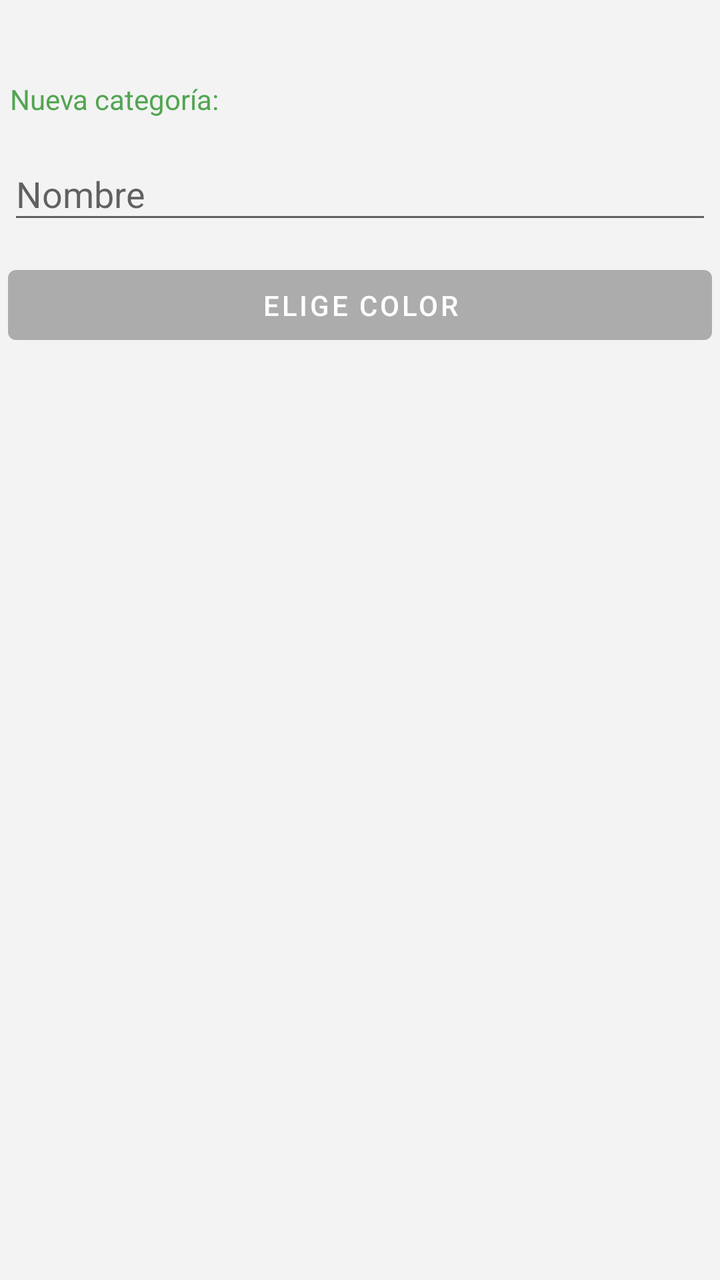
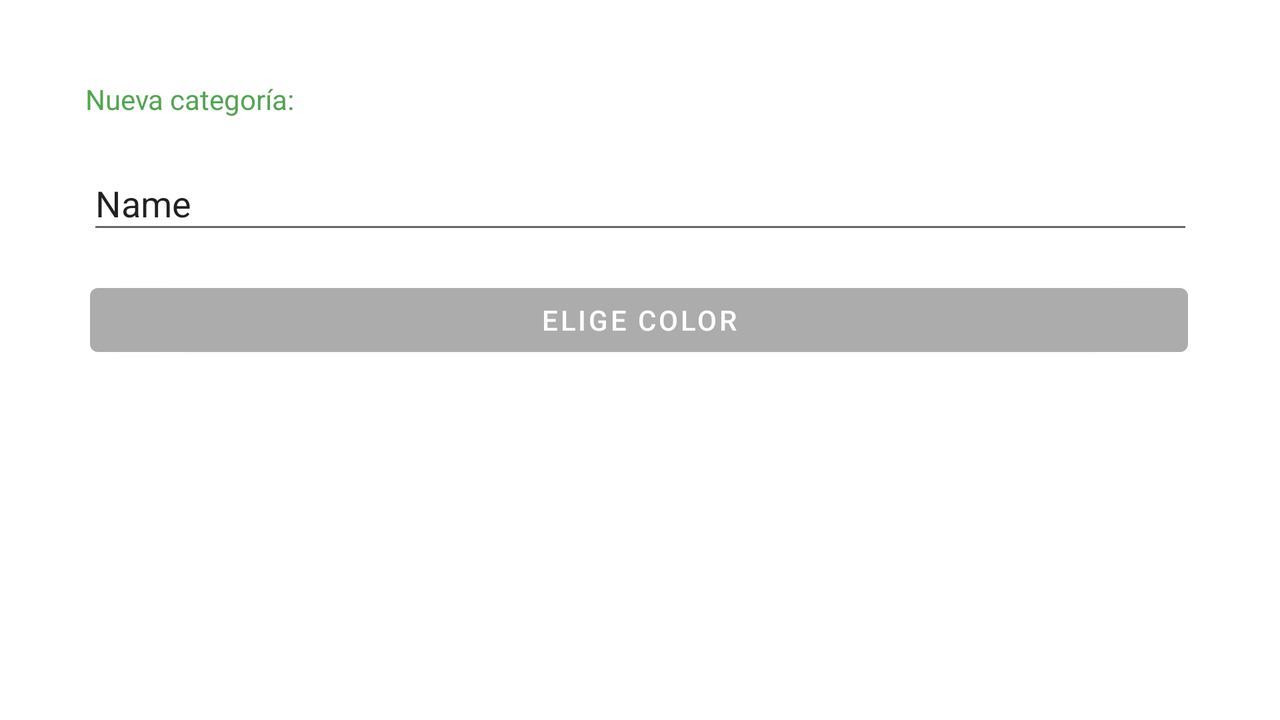

Two renders of one Android screen. The first uses the default layout on a phone; the second uses the alternative layout the repository ships for a different screen configuration, on a matching device. The two XML files are below.
<!-- AndroidManifest.xml: application theme Theme.Tasklist -->
<!-- res/layout/fragment_setting.xml -->
<?xml version="1.0" encoding="utf-8"?>
<androidx.constraintlayout.widget.ConstraintLayout xmlns:android="http://schemas.android.com/apk/res/android"
    xmlns:app="http://schemas.android.com/apk/res-auto"
    xmlns:tools="http://schemas.android.com/tools"
    android:layout_width="match_parent"
    android:layout_height="match_parent"
    android:background="#F3F3F3"
    android:orientation="vertical">

    <TextView
        android:id="@+id/textView2"
        android:layout_width="350dp"
        android:layout_height="22dp"
        android:layout_marginTop="40dp"
        android:text="Nueva categoría:"
        android:textColor="@color/bottleGreen"
        app:layout_constraintEnd_toEndOf="parent"
        app:layout_constraintStart_toStartOf="parent"
        app:layout_constraintTop_toTopOf="parent" />

    <EditText
        android:id="@+id/category_name"
        android:layout_width="352dp"
        android:layout_height="43dp"
        android:layout_marginTop="12dp"
        android:ems="10"
        android:hint="Nombre"
        android:inputType="textPersonName"
        android:maxLines="2"
        app:layout_constraintEnd_toEndOf="parent"
        app:layout_constraintStart_toStartOf="parent"
        app:layout_constraintTop_toBottomOf="@+id/textView2" />

    <Button
        android:id="@+id/category_color"
        android:layout_width="352dp"
        android:layout_height="47dp"
        android:layout_marginTop="12dp"
        android:text="ELIGE COLOR"
        app:backgroundTint="#ACACAC"
        app:layout_constraintEnd_toEndOf="parent"
        app:layout_constraintStart_toStartOf="parent"
        app:layout_constraintTop_toBottomOf="@+id/category_name" />

    <ListView
        android:id="@+id/categoryListView"
        android:layout_width="412dp"
        android:layout_height="484dp"
        android:layout_marginTop="28dp"
        app:layout_constraintEnd_toEndOf="parent"
        app:layout_constraintHorizontal_bias="0.486"
        app:layout_constraintStart_toStartOf="parent"
        app:layout_constraintTop_toBottomOf="@+id/category_color" />

</androidx.constraintlayout.widget.ConstraintLayout>
<!-- resources referenced by this layout -->
<resources>
  <color name="bottleGreen">#FF52a551</color>
  <style name="Theme.Tasklist" parent="Theme.MaterialComponents.DayNight.DarkActionBar">
          
          <item name="colorPrimary">@color/grassGreen</item>
          <item name="colorPrimaryVariant">@color/bottleGreen</item>
          <item name="colorOnPrimary">@color/white</item>
          
          <item name="colorSecondary">@color/teal_200</item>
          <item name="colorSecondaryVariant">@color/teal_700</item>
          <item name="colorOnSecondary">@color/black</item>
          
          <item name="android:statusBarColor" tools:targetApi="l">?attr/colorPrimaryVariant</item>
          
      </style>
  <color name="grassGreen">#FF7cbe5f</color>
  <color name="white">#FFFFFFFF</color>
  <color name="teal_200">#00D1A8</color>
  <color name="teal_700">#02A585</color>
  <color name="black">#FF000000</color>
</resources>
<!-- res/layout-land/fragment_setting.xml (the repository's variant of the layout above) -->
<!-- drawn on the phone turned sideways -->
<?xml version="1.0" encoding="utf-8"?>
<androidx.constraintlayout.widget.ConstraintLayout
    xmlns:android="http://schemas.android.com/apk/res/android"
    xmlns:app="http://schemas.android.com/apk/res-auto"
    xmlns:tools="http://schemas.android.com/tools"
    android:layout_width="match_parent"
    android:layout_height="match_parent"
    android:orientation="horizontal">

    <TextView
        android:id="@+id/textView"
        android:layout_width="554dp"
        android:layout_height="22dp"
        android:layout_marginTop="40dp"
        android:text="Nueva categoría:"
        android:textColor="@color/bottleGreen"
        app:layout_constraintEnd_toEndOf="parent"
        app:layout_constraintHorizontal_bias="0.498"
        app:layout_constraintStart_toStartOf="parent"
        app:layout_constraintTop_toTopOf="parent" />

    <Button
        android:id="@+id/category_color"
        android:layout_width="549dp"
        android:layout_height="44dp"
        android:layout_marginTop="16dp"
        android:text="ELIGE COLOR"
        app:backgroundTint="#ACACAC"
        app:layout_constraintEnd_toEndOf="parent"
        app:layout_constraintHorizontal_bias="0.496"
        app:layout_constraintStart_toStartOf="parent"
        app:layout_constraintTop_toBottomOf="@+id/category_name" />

    <EditText
        android:id="@+id/category_name"
        android:layout_width="553dp"
        android:layout_height="44dp"
        android:layout_marginTop="16dp"
        android:ems="10"
        android:inputType="textPersonName"
        android:maxLines="2"
        android:text="Name"
        app:layout_constraintEnd_toEndOf="parent"
        app:layout_constraintHorizontal_bias="0.501"
        app:layout_constraintStart_toStartOf="parent"
        app:layout_constraintTop_toBottomOf="@+id/textView" />
</androidx.constraintlayout.widget.ConstraintLayout>
